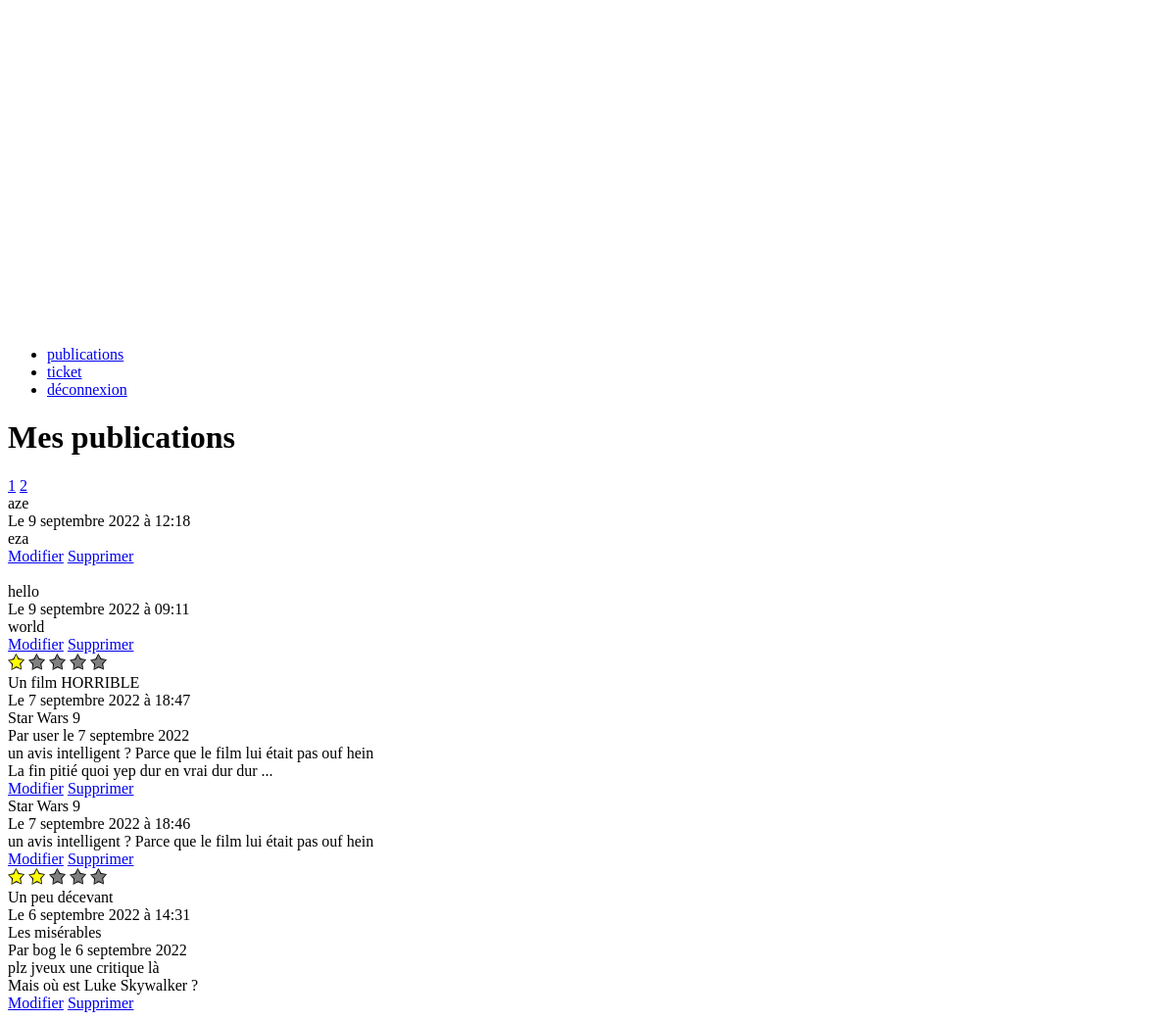
Page /me/ (signed in) on the earlier database version.
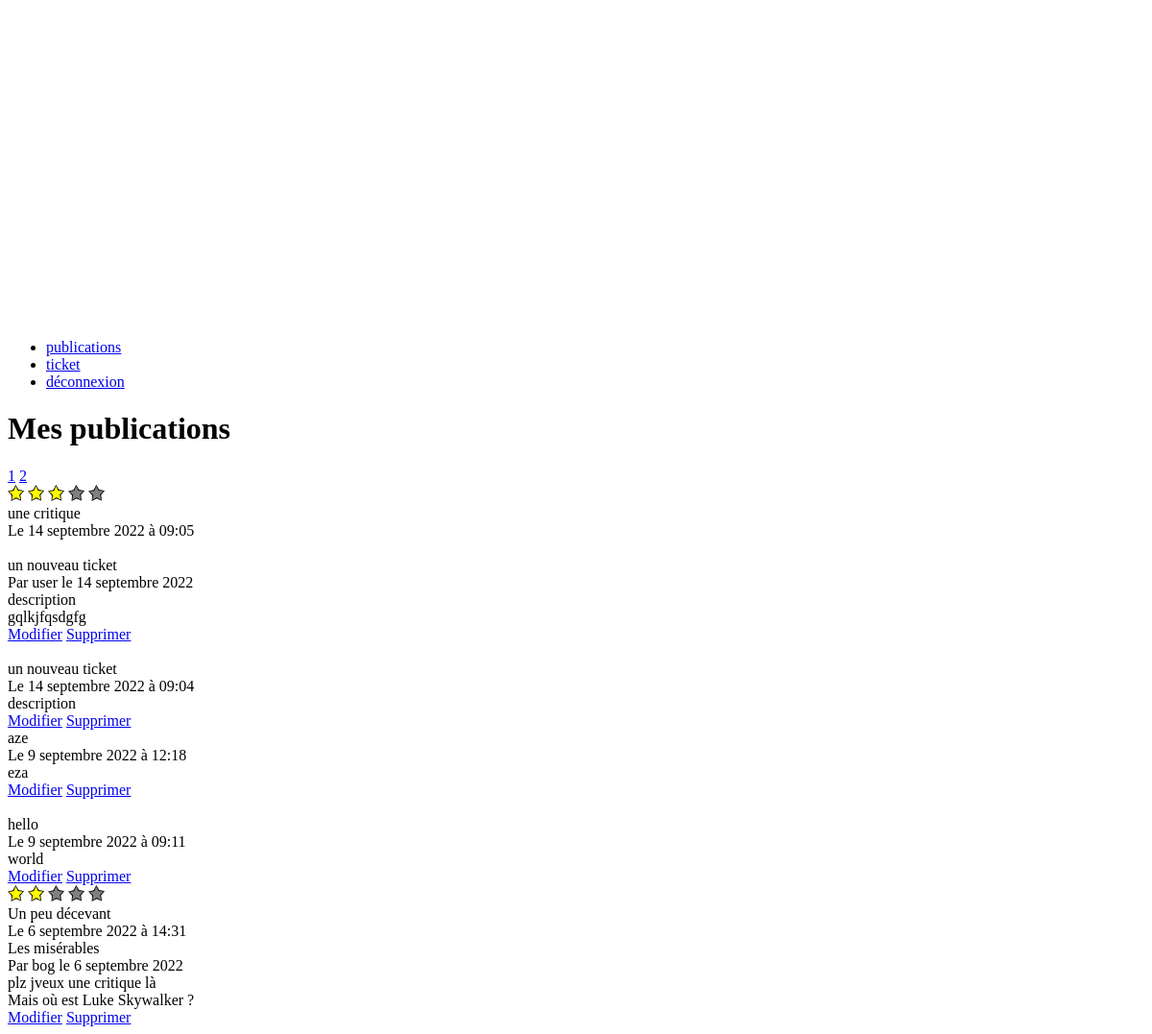
Same page on the later database version.
### publication/models.py (models this page shows, shortened)
class Ticket(models.Model):
    title = models.CharField(max_length=128)
    description = models.TextField(max_length=248,
                                   blank=True)
    user = models.ForeignKey(to=settings.AUTH_USER_MODEL,
                             on_delete=models.CASCADE)
    image = models.ImageField(null=True, blank=True)
    time_created = models.DateTimeField(auto_now_add=True)

class Review(models.Model):
    ticket = models.ForeignKey(to=Ticket, on_delete=models.CASCADE)
    rating = models.PositiveSmallIntegerField(validators=[
                                                  MinValueValidator(0),
                                                  MaxValueValidator(5)
                                              ])
    user = models.ForeignKey(to=settings.AUTH_USER_MODEL,
                             on_delete=models.CASCADE)
    headline = models.CharField(max_length=128)
    body = models.TextField(max_length=8192, blank=True)
    time_created = models.DateTimeField(auto_now_add=True)
    def stars(self):
        res = [True for i in range(self.rating)]
        while len(res) < 5:
            res.append(False)
        return res

### authentication/models.py (models this page shows)
class User(AbstractUser):
    pass

### home/views.py (the view)
# urls.py: path('me/', views.MePage.as_view(), name='me'),
class MePage(LoginRequiredMixin, View):
    def get(self, request):
        reviews = pub_models.Review.objects.filter(user=request.user)
        reviews = reviews.order_by('-time_created')
        tickets = pub_models.Ticket.objects.filter(user=request.user)
        tickets = tickets.order_by('-time_created')
        items = []
        for review in reviews:
            items.append({
                'type': 'review',
                'obj': review
            })
        for ticket in tickets:
            items.append({
                'type': 'ticket',
                'obj': ticket
            })
            items = sorted(items,
                           key=lambda x: x['obj'].time_created,
                           reverse=True)
        paginator = Paginator(items, 5)
        total_page = paginator.num_pages
        current_page = int(request.GET.get('page', 1))
        return render(request, 'home/me.html', {
            'user': request.user,
            'items': items,
            'page_itr': range(1, total_page + 1),
            'page': paginator.get_page(current_page),
            'current_page': current_page
        })

### home/templates/home/me.html
{% extends 'base.html' %}
{% load static %}
{% block body %}
  <div id="me_page" class="me_page">
    <h1>Mes publications</h1>
    <div class="pages">
      {% for p in page_itr %}
	{% if p == current_page %}
	  <a class="pages__current"
	     href="{% url 'me' %}?page={{p}}">{{p}}</a>
	{% else %}
	  <a
	    <a class="pages__disabled"
	    href="{% url 'me' %}?page={{p}}">{{p}}</a>
	{% endif %}
      {% endfor %}
    </div>
    <div class="publications">
      {% for item in page %}
	<div class="publications__item">
	  {% if item.type == 'review' %}
	    {% include 'publication/review.html' with review=item.obj %}
	  {% else %}
	    {% include 'publication/ticket.html' with ticket=item.obj %}
	  {% endif %}
	</div>
      {% endfor %}
    </div>
  </div>
{% endblock %}

### templates/base.html (shortened to what this page needs)
{% load sass_tags %}
{% load static %}
<!doctype html>
<html lang="fr">
  <head>
    <link rel="stylesheet", href="{% sass_src 'styles/main.scss' %}"/>
  </head>
  <body>
    {% include 'nav.html' %}
    {% block body %}
    {% endblock %}
  </body>
</html>

### templates/nav.html
{% load static %}
<div class="nav">
  <a href="">
    <img
      class="nav__logo"
      alt="LITReview"
      src="{% static 'img/logo.png' %}"/>
  </a>
  <ul>
    {% if user.is_authenticated %}
      <li><a href="{% url 'me' %}">publications</a></li>
      <li><a href="{% url 'tickets' %}">ticket</a></li>
      <li><a href="{% url 'logout' %}">déconnexion</a></li>
    {% else %}
      <li><a href="{% url 'login' %}">connexion</a></li>
    {% endif %}
  </ul>
</div>

### publication/templates/publication/review.html (shortened to what this page needs)
{% load static %}
<div class="review">
  <div class="review__header">
    <div class="review__header__stars">
      {% for star in review.stars %}
	{% if star %}
	  <img alt="" src="{% static 'img/star.png' %}"/>
	{% else %}
	  <img alt="" src="{% static 'img/black_star.png' %}"/>
	{% endif %}
      {% endfor %}
    </div>
    <div class="review__header__headline"> {{review.headline}} </div>
  </div>
  <div class="review__info">
    Le {{review.time_created.date}} à {{review.time_created.time}}
  </div>
  <div class="ticket">
    <div class="ticket__title">
      {{review.ticket.title}}
    </div>
    <div class="ticket__info">
      Par {{review.ticket.user.username}}
      le {{review.ticket.time_created.date}}
    </div>
    <div class="ticket__body">
      {{review.ticket.description}}
    </div>
  </div>
  <div class="review__body">
    {{review.body}}
  </div>
  <div class="review__options">
    <a class="btn btn--warning" href="{% url 'edit_review' review.id %}">Modifier</a>
    <a class="btn btn--alert" href="{% url 'delete_review' review.id %}">Supprimer</a>
  </div>
</div>

### publication/templates/publication/ticket.html (shortened to what this page needs)
{% load static %}
<div class="ticket">
  <div class="ticket__title">
    {{ticket.title}}
  </div>
  <div class="ticket__info">
    Le {{ticket.time_created.date}} à {{ticket.time_created.time}}
  </div>
  <div class="ticket__body">
    {{ticket.description}}
  </div>
  <div class="ticket__options">
    <a class="btn btn--warning" href="{% url 'edit_ticket' ticket.id %}">Modifier</a>
    <a class="btn btn--alert" href="{% url 'delete_ticket' ticket.id %}">Supprimer</a>
  </div>
</div>

Differences in the rows shown:
removed Review: rating 1 (drawn), headline "Un film HORRIBLE", time_created "7 septembre 2022", time_created.time "18:47", ticket "Star Wars 9", ticket.user.username "user", ticket.time_created "7 septembre 2022", ticket.description "un avis intelligent ? Parce que le film lui était pas ouf hein", body "La fin pitié quoi yep dur en vrai dur dur ..."
removed Ticket: title "Star Wars 9", time_created "7 septembre 2022", time_created.time "18:46", description "un avis intelligent ? Parce que le film lui était pas ouf hein"
added Review: rating 3 (drawn), headline "une critique", time_created "14 septembre 2022", time_created.time "09:05", ticket "un nouveau ticket", ticket.user.username "user", ticket.time_created "14 septembre 2022", ticket.description "description", body "gqlkjfqsdgfg"
added Ticket: title "un nouveau ticket", time_created "14 septembre 2022", time_created.time "09:04", description "description"
